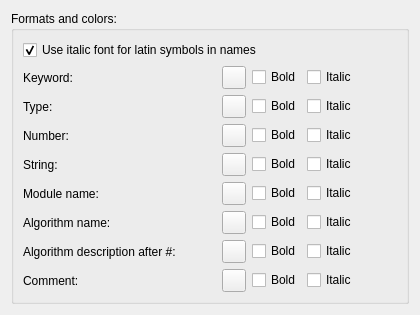
       <widget class="QWidget" name="pageHighlighter">
        <layout class="QVBoxLayout">
         <item>
          <widget class="QGroupBox" name="groupBox_4">
           <property name="title">
            <string>Formats and colors:</string>
           </property>
           <layout class="QVBoxLayout">
            <item>
             <widget class="QCheckBox" name="latinItalic">
              <property name="text">
               <string>Use italic font for latin symbols in names</string>
              </property>
              <property name="checked">
               <bool>true</bool>
              </property>
             </widget>
            </item>
            <item>
             <layout class="QHBoxLayout">
              <item>
               <layout class="QVBoxLayout">
                <item>
                 <layout class="QHBoxLayout">
                  <item>
                   <widget class="QLabel" name="label_9">
                    <property name="text">
                     <string>Keyword:</string>
                    </property>
                   </widget>
                  </item>
                  <item>
                   <spacer>
                    <property name="orientation">
                     <enum>Qt::Horizontal</enum>
                    </property>
                    <property name="sizeHint" stdset="0">
                     <size>
                      <width>40</width>
                      <height>20</height>
                     </size>
                    </property>
                   </spacer>
                  </item>
                  <item>
                   <widget class="QToolButton" name="kwColor">
                    <property name="text">
                     <string/>
                    </property>
                   </widget>
                  </item>
                  <item>
                   <widget class="QCheckBox" name="kwBold">
                    <property name="text">
                     <string>Bold</string>
                    </property>
                   </widget>
                  </item>
                  <item>
                   <widget class="QCheckBox" name="kwItalic">
                    <property name="text">
                     <string>Italic</string>
                    </property>
                   </widget>
                  </item>
                 </layout>
                </item>
                <item>
                 <layout class="QHBoxLayout">
                  <item>
                   <widget class="QLabel" name="label_10">
                    <property name="text">
                     <string>Type:</string>
                    </property>
                   </widget>
                  </item>
                  <item>
                   <spacer>
                    <property name="orientation">
                     <enum>Qt::Horizontal</enum>
                    </property>
                    <property name="sizeHint" stdset="0">
                     <size>
                      <width>40</width>
                      <height>20</height>
                     </size>
                    </property>
                   </spacer>
                  </item>
                  <item>
                   <widget class="QToolButton" name="typeColor">
                    <property name="text">
                     <string/>
                    </property>
                   </widget>
                  </item>
                  <item>
                   <widget class="QCheckBox" name="typeBold">
                    <property name="text">
                     <string>Bold</string>
                    </property>
                   </widget>
                  </item>
                  <item>
                   <widget class="QCheckBox" name="typeItalic">
                    <property name="text">
                     <string>Italic</string>
                    </property>
                   </widget>
                  </item>
                 </layout>
                </item>
                <item>
                 <layout class="QHBoxLayout">
                  <item>
                   <widget class="QLabel" name="label_11">
                    <property name="text">
                     <string>Number:</string>
                    </property>
                   </widget>
                  </item>
                  <item>
                   <spacer>
                    <property name="orientation">
                     <enum>Qt::Horizontal</enum>
                    </property>
                    <property name="sizeHint" stdset="0">
                     <size>
                      <width>40</width>
                      <height>20</height>
                     </size>
                    </property>
                   </spacer>
                  </item>
                  <item>
                   <widget class="QToolButton" name="valueColor">
                    <property name="text">
                     <string/>
                    </property>
                   </widget>
                  </item>
                  <item>
                   <widget class="QCheckBox" name="valueBold">
                    <property name="text">
                     <string>Bold</string>
                    </property>
                   </widget>
                  </item>
                  <item>
                   <widget class="QCheckBox" name="valueItalic">
                    <property name="text">
                     <string>Italic</string>
                    </property>
                   </widget>
                  </item>
                 </layout>
                </item>
                <item>
                 <layout class="QHBoxLayout">
                  <item>
                   <widget class="QLabel" name="label_12">
                    <property name="text">
                     <string>String:</string>
                    </property>
                   </widget>
                  </item>
                  <item>
                   <spacer>
                    <property name="orientation">
                     <enum>Qt::Horizontal</enum>
                    </property>
                    <property name="sizeHint" stdset="0">
                     <size>
                      <width>40</width>
                      <height>20</height>
                     </size>
                    </property>
                   </spacer>
                  </item>
                  <item>
                   <widget class="QToolButton" name="stringColor">
                    <property name="text">
                     <string/>
                    </property>
                   </widget>
                  </item>
                  <item>
                   <widget class="QCheckBox" name="stringBold">
                    <property name="text">
                     <string>Bold</string>
                    </property>
                   </widget>
                  </item>
                  <item>
                   <widget class="QCheckBox" name="stringItalic">
                    <property name="text">
                     <string>Italic</string>
                    </property>
                   </widget>
                  </item>
                 </layout>
                </item>
                <item>
                 <layout class="QHBoxLayout">
                  <item>
                   <widget class="QLabel" name="label_13">
                    <property name="text">
                     <string>Module name:</string>
                    </property>
                   </widget>
                  </item>
                  <item>
                   <spacer>
                    <property name="orientation">
                     <enum>Qt::Horizontal</enum>
                    </property>
                    <property name="sizeHint" stdset="0">
                     <size>
                      <width>40</width>
                      <height>20</height>
                     </size>
                    </property>
                   </spacer>
                  </item>
                  <item>
                   <widget class="QToolButton" name="ispColor">
                    <property name="text">
                     <string/>
                    </property>
                   </widget>
                  </item>
                  <item>
                   <widget class="QCheckBox" name="ispBold">
                    <property name="text">
                     <string>Bold</string>
                    </property>
                   </widget>
                  </item>
                  <item>
                   <widget class="QCheckBox" name="ispItalic">
                    <property name="text">
                     <string>Italic</string>
                    </property>
                   </widget>
                  </item>
                 </layout>
                </item>
                <item>
                 <layout class="QHBoxLayout">
                  <item>
                   <widget class="QLabel" name="label_14">
                    <property name="text">
                     <string>Algorithm name:</string>
                    </property>
                   </widget>
                  </item>
                  <item>
                   <spacer>
                    <property name="orientation">
                     <enum>Qt::Horizontal</enum>
                    </property>
                    <property name="sizeHint" stdset="0">
                     <size>
                      <width>40</width>
                      <height>20</height>
                     </size>
                    </property>
                   </spacer>
                  </item>
                  <item>
                   <widget class="QToolButton" name="nameColor">
                    <property name="text">
                     <string/>
                    </property>
                   </widget>
                  </item>
                  <item>
                   <widget class="QCheckBox" name="nameBold">
                    <property name="text">
                     <string>Bold</string>
                    </property>
                   </widget>
                  </item>
                  <item>
                   <widget class="QCheckBox" name="nameItalic">
                    <property name="text">
                     <string>Italic</string>
                    </property>
                   </widget>
                  </item>
                 </layout>
                </item>
                <item>
                 <layout class="QHBoxLayout">
                  <item>
                   <widget class="QLabel" name="label_15">
                    <property name="text">
                     <string>Algorithm description after #:</string>
                    </property>
                   </widget>
                  </item>
                  <item>
                   <spacer>
                    <property name="orientation">
                     <enum>Qt::Horizontal</enum>
                    </property>
                    <property name="sizeHint" stdset="0">
                     <size>
                      <width>40</width>
                      <height>20</height>
                     </size>
                    </property>
                   </spacer>
                  </item>
                  <item>
                   <widget class="QToolButton" name="docColor">
                    <property name="text">
                     <string/>
                    </property>
                   </widget>
                  </item>
                  <item>
                   <widget class="QCheckBox" name="docBold">
                    <property name="text">
                     <string>Bold</string>
                    </property>
                   </widget>
                  </item>
                  <item>
                   <widget class="QCheckBox" name="docItalic">
                    <property name="text">
                     <string>Italic</string>
                    </property>
                   </widget>
                  </item>
                 </layout>
                </item>
                <item>
                 <layout class="QHBoxLayout">
                  <item>
                   <widget class="QLabel" name="label_16">
                    <property name="text">
                     <string>Comment:</string>
                    </property>
                   </widget>
                  </item>
                  <item>
                   <spacer>
                    <property name="orientation">
                     <enum>Qt::Horizontal</enum>
                    </property>
                    <property name="sizeHint" stdset="0">
                     <size>
                      <width>40</width>
                      <height>20</height>
                     </size>
                    </property>
                   </spacer>
                  </item>
                  <item>
                   <widget class="QToolButton" name="commColor">
                    <property name="text">
                     <string/>
                    </property>
                   </widget>
                  </item>
                  <item>
                   <widget class="QCheckBox" name="commBold">
                    <property name="text">
                     <string>Bold</string>
                    </property>
                   </widget>
                  </item>
                  <item>
                   <widget class="QCheckBox" name="commItalic">
                    <property name="text">
                     <string>Italic</string>
                    </property>
                   </widget>
                  </item>
                 </layout>
                </item>
               </layout>
              </item>
              <item>
               <spacer>
                <property name="orientation">
                 <enum>Qt::Horizontal</enum>
                </property>
                <property name="sizeHint" stdset="0">
                 <size>
                  <width>40</width>
                  <height>20</height>
                 </size>
                </property>
               </spacer>
              </item>
             </layout>
            </item>
           </layout>
          </widget>
         </item>
        </layout>
       </widget>
